Frame 1 (no input): blank canvas, image omitted
Frame 60 (no input): blank canvas, image omitted
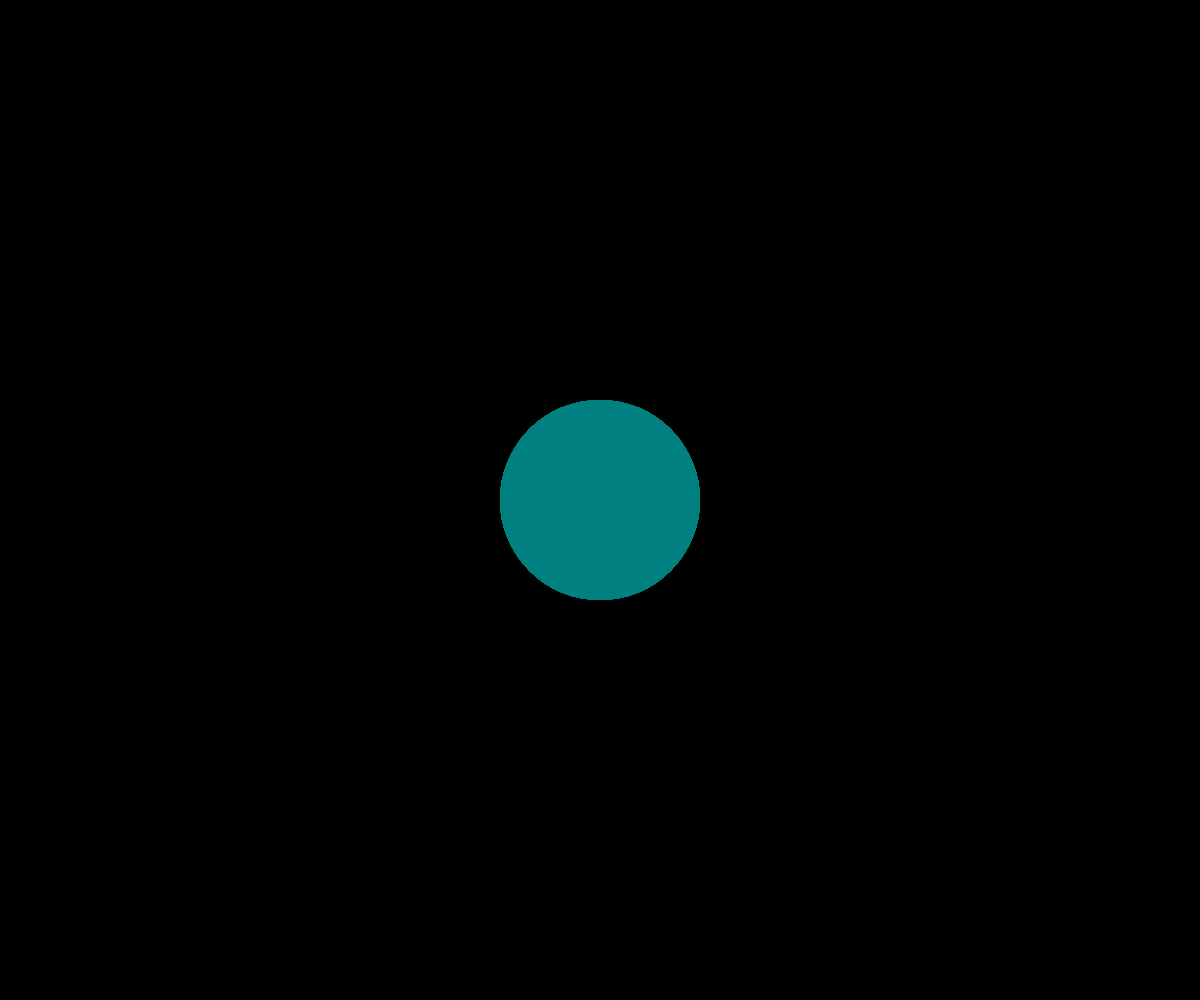
Frame 120 (the mouse pressed at the canvas centre since frame 60)

The p5.js sketch whose frames 1 and 60 were blank and that drew this single picture after the mouse press (run headless with seeded random() and noise() and a simulated clock; from frame 60 on, the mouse is pressed at the canvas centre):

// p5.js sketch
// ── sketch.js
function setup() { //設定函數，初始值的地方
  //建立依照視窗的高與寬當作畫布的寬高
  createCanvas(windowWidth, windowHeight);
  //設定顏色模式為HSB
  colorMode(HSB, 360, 100, 100);
  // 清除畫布
  background(0);
}

function draw() { //畫圖函數，畫圖的地方
  // 計算色相和亮度，根據滑鼠的位置
  let hue = map(mouseX, 0, windowWidth, 0, 360);
  let brightness = map(mouseY, 0, windowHeight, 0, 100);
  
  // 設定圓的顏色
  fill(hue, 100, brightness);
  noStroke();
  
  // 畫圓，圓的寬高為200px
  ellipse(mouseX, mouseY, 200, 200);
}

//當視窗的大小改變時，重新設定畫布的寬高
function windowResized() {
  resizeCanvas(windowWidth, windowHeight);
  // 清除畫布
  background(0);
}
// ── sketch_1.js
function setup() { //設定函數，初始值的地方
    //建立依照視窗的高與寬當作畫布的寬高
    createCanvas(windowWidth, windowHeight);
    //畫布的顏色為F6F1D1(ca為十六進位的值，翻成十進位為250)
    background(246, 241, 209);
  }
  
  function draw() { //畫圖函數，畫圖的地方
    //畫布的顏色為F6F1D1(ca為十六進位的值，翻成十進位為250)
    background(246, 241, 209);
    //畫圓的顏色為#FFC6D9(FF為十六進位的值，翻成十進位為255)
    fill(255, 198, 217);
    //畫圓的邊框為#ED7B84(ED為十六進位的值，翻成十進位為237)
    stroke(237, 123, 132);
    //畫圓的邊框寬度為10
    strokeWeight(10);
    
    //在視窗的中間畫一個方框，以方框中心點為基準，方框的寬高為200
    rectMode(CENTER); //設定方框的模式為中心點
    rect(windowWidth/2, windowHeight/2, 200, 200); //畫方框
  
    //在視窗的中間畫一個圓，圓的寬高為200
    //圓的顏色為#DDFFF7(DD為十六進位的值，翻成十進位為221)
    fill(221, 255, 247);
    //圓的邊框為#028090(02為十六進位的值，翻成十進位為2)
    stroke(2, 128, 144);
    ellipse(width/2, height/2, 200, 200); //畫圓
  
  
  }
  //當視窗的大小改變時，重新設定畫布的寬高
  function windowResized() {
    resizeCanvas(windowWidth, windowHeight);
  }
// ── sketch_2.js
function setup() { //設定函數，初始值的地方
    //建立依照視窗的高與寬當作畫布的寬高
    createCanvas(windowWidth, windowHeight);
    //畫布的顏色為F6F1D1(ca為十六進位的值，翻成十進位為250)
    background(246, 241, 209);
  }
  
  function draw() { //畫圖函數，畫圖的地方
    //畫布的顏色為F6F1D1(ca為十六進位的值，翻成十進位為250)
    background(246, 241, 209);
    
    //計算方框和圓的大小，根據滑鼠的X位置
    let size = map(mouseX, 0, windowWidth, 100, 500);
    
    //設定方框的模式為中心點
    rectMode(CENTER); 
    
    //設定每個方框和圓之間的間距
    let spacing = size + 20;
    
    //計算一排可以放多少個方框和圓
    let count = floor(windowWidth / spacing);
    
    for (let i = 0; i < count; i++) {
      let x = i * spacing + spacing / 2;
      let y = windowHeight / 2;
      
      //畫方框
      fill(255, 198, 217);
      stroke(237, 123, 132);
      strokeWeight(10);
      rect(x, y, size, size);
      
      //畫圓
      fill(221, 255, 247);
      stroke(2, 128, 144);
      ellipse(x, y, size, size);
    }
  }
  
  //當視窗的大小改變時，重新設定畫布的寬高
  function windowResized() {
    resizeCanvas(windowWidth, windowHeight);
  }
